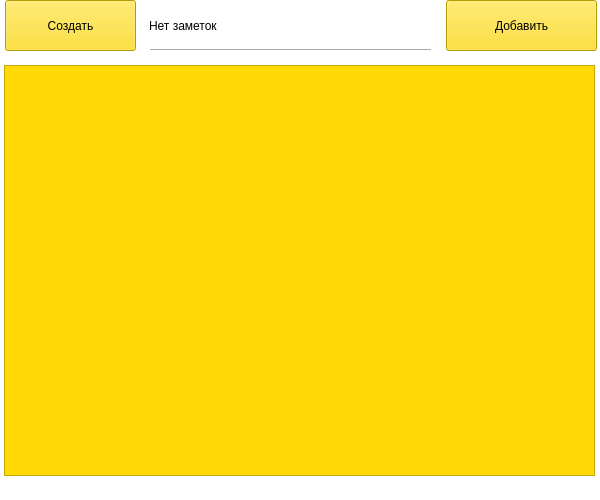
<?xml version="1.0" encoding="UTF-8"?>
<ui version="4.0">
 <class>MainWindow</class>
 <widget class="QMainWindow" name="MainWindow">
  <property name="geometry">
   <rect>
    <x>0</x>
    <y>0</y>
    <width>600</width>
    <height>500</height>
   </rect>
  </property>
  <property name="windowTitle">
   <string>MainWindow</string>
  </property>
  <property name="styleSheet">
   <string notr="true">background-color: rgb(255, 255, 255);</string>
  </property>
  <widget class="QWidget" name="centralwidget">
   <widget class="QLabel" name="label">
    <property name="geometry">
     <rect>
      <x>149</x>
      <y>0</y>
      <width>291</width>
      <height>51</height>
     </rect>
    </property>
    <property name="styleSheet">
     <string notr="true">font: 18pt &quot;MS Shell Dlg 2&quot;;
background-color: rgb(255, 255, 255);</string>
    </property>
    <property name="text">
     <string>Нет заметок</string>
    </property>
   </widget>
   <widget class="QListWidget" name="listWidget">
    <property name="geometry">
     <rect>
      <x>4</x>
      <y>65</y>
      <width>591</width>
      <height>411</height>
     </rect>
    </property>
    <property name="styleSheet">
     <string notr="true">font: 16pt &quot;MS Shell Dlg 2&quot;;
background-color: rgb(255, 218, 6);</string>
    </property>
   </widget>
   <widget class="QPushButton" name="make_2">
    <property name="geometry">
     <rect>
      <x>5</x>
      <y>0</y>
      <width>131</width>
      <height>51</height>
     </rect>
    </property>
    <property name="styleSheet">
     <string notr="true">font: 14pt &quot;MS Shell Dlg 2&quot;;
background-color: rgb(255, 218, 6);</string>
    </property>
    <property name="text">
     <string>Создать</string>
    </property>
   </widget>
   <widget class="QPushButton" name="pushButton">
    <property name="geometry">
     <rect>
      <x>446</x>
      <y>0</y>
      <width>151</width>
      <height>51</height>
     </rect>
    </property>
    <property name="styleSheet">
     <string notr="true">background-color: rgb(255, 218, 6);
font: 14pt &quot;MS Shell Dlg 2&quot;;</string>
    </property>
    <property name="text">
     <string>Добавить</string>
    </property>
   </widget>
   <widget class="Line" name="line">
    <property name="geometry">
     <rect>
      <x>150</x>
      <y>40</y>
      <width>281</width>
      <height>20</height>
     </rect>
    </property>
    <property name="styleSheet">
     <string notr="true">font: 14pt &quot;MS Shell Dlg 2&quot;;</string>
    </property>
    <property name="orientation">
     <enum>Qt::Horizontal</enum>
    </property>
   </widget>
   <zorder>listWidget</zorder>
   <zorder>pushButton</zorder>
   <zorder>make_2</zorder>
   <zorder>label</zorder>
   <zorder>line</zorder>
  </widget>
  <widget class="QMenuBar" name="menuBar">
   <property name="geometry">
    <rect>
     <x>0</x>
     <y>0</y>
     <width>600</width>
     <height>20</height>
    </rect>
   </property>
  </widget>
 </widget>
 <resources/>
 <connections/>
</ui>
